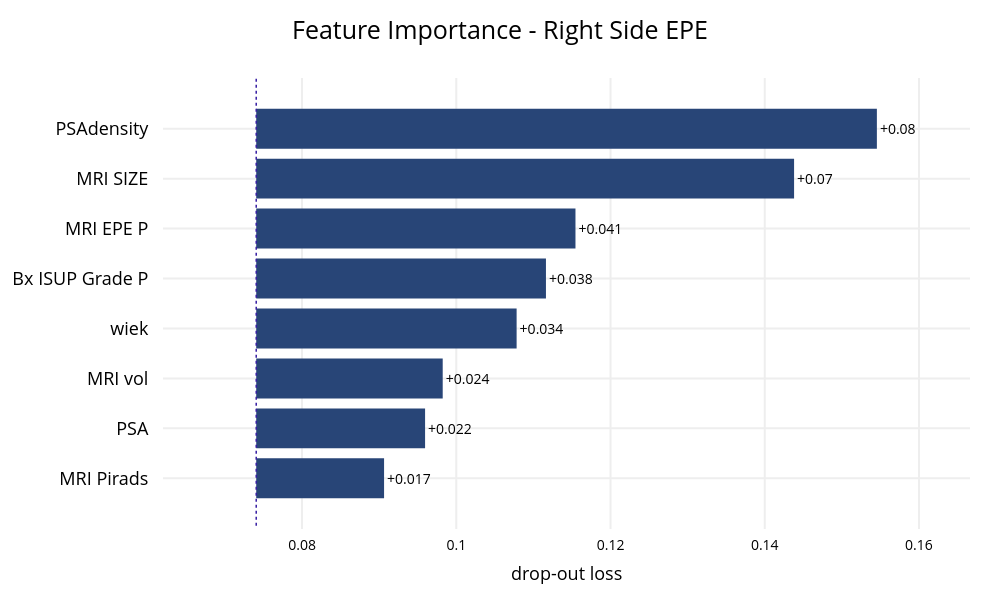

Notebook source saved alongside this figure:
### Code cell
# Feature importance for Right Side Model
plot_feature_importances(trained_model_P, X_P, y_P, title="Feature Importance - Right Side EPE", max_vars=8)

### Figure 1 — Plotly figure (JSON) as saved in the notebook; plotly's stock layout.template omitted (floating-point values rounded to 4 significant figures)
{"data": [{"base": 0.07406, "hoverinfo": "text", "hoverlabel": {"bgcolor": "rgba(0,0,0,0.8)"}, "hovertext": ["Model: XGBClassifier loss after<br>variable: PSAdensity is permuted: 0.155<br>Drop-out loss change: +0.08", "Model: XGBClassifier loss after<br>variable: MRI SIZE is permuted: 0.144<br>Drop-out loss change: +0.07", "Model: XGBClassifier loss after<br>variable: MRI EPE P is permuted: 0.115<br>Drop-out loss change: +0.041", "Model: XGBClassifier loss after<br>variable: Bx ISUP Grade P is permuted: 0.112<br>Drop-out loss change: +0.038", "Model: XGBClassifier loss after<br>variable: wiek is permuted: 0.108<br>Drop-out loss change: +0.034", "Model: XGBClassifier loss after<br>variable: MRI vol is permuted: 0.098<br>Drop-out loss change: +0.024", "Model: XGBClassifier loss after<br>variable: PSA is permuted: 0.096<br>Drop-out loss change: +0.022", "Model: XGBClassifier loss after<br>variable: MRI Pirads is permuted: 0.091<br>Drop-out loss change: +0.017"], "marker": {"color": "#284577"}, "orientation": "h", "showlegend": false, "text": ["+0.08", "+0.07", "+0.041", "+0.038", "+0.034", "+0.024", "+0.022", "+0.017"], "textposition": "outside", "type": "bar", "x": [0.08048, 0.06974, 0.0414, 0.03757, 0.03377, 0.02418, 0.0219, 0.01658], "xaxis": "x", "y": ["PSAdensity", "MRI SIZE", "MRI EPE P", "Bx ISUP Grade P", "wiek", "MRI vol", "PSA", "MRI Pirads"], "yaxis": "y"}], "layout": {"annotations": [{"font": {"size": 18}, "showarrow": false, "text": "", "x": 0.5, "xanchor": "center", "xref": "paper", "y": 1, "yanchor": "bottom", "yref": "paper"}, {"font": {"size": 18}, "showarrow": false, "text": "drop-out loss", "x": 0.5, "xanchor": "center", "xref": "paper", "y": 0, "yanchor": "top", "yref": "paper", "yshift": -30}], "font": {"color": "black", "size": 14}, "height": 600, "margin": {"b": 71, "r": 30, "t": 78}, "shapes": [{"line": {"color": "#371ea3", "dash": "dot", "width": 1.5}, "type": "line", "x0": 0.07406, "x1": 0.07406, "xref": "x", "y0": -1, "y1": 8, "yref": "y"}], "title": {"font": {"color": "black", "size": 25}, "text": "Feature Importance - Right Side EPE", "x": 0.5}, "width": 1000, "xaxis": {"anchor": "y", "automargin": true, "domain": [0, 1], "fixedrange": true, "gridwidth": 2, "range": [0.06197, 0.1666], "tickcolor": "white", "ticklen": 3, "ticks": "outside", "type": "linear", "zeroline": false}, "yaxis": {"anchor": "x", "automargin": true, "autorange": "reversed", "domain": [0, 1], "fixedrange": true, "gridwidth": 2, "tickcolor": "white", "tickfont": {"size": 18}, "ticklen": 10, "ticks": "outside", "type": "category"}}}
